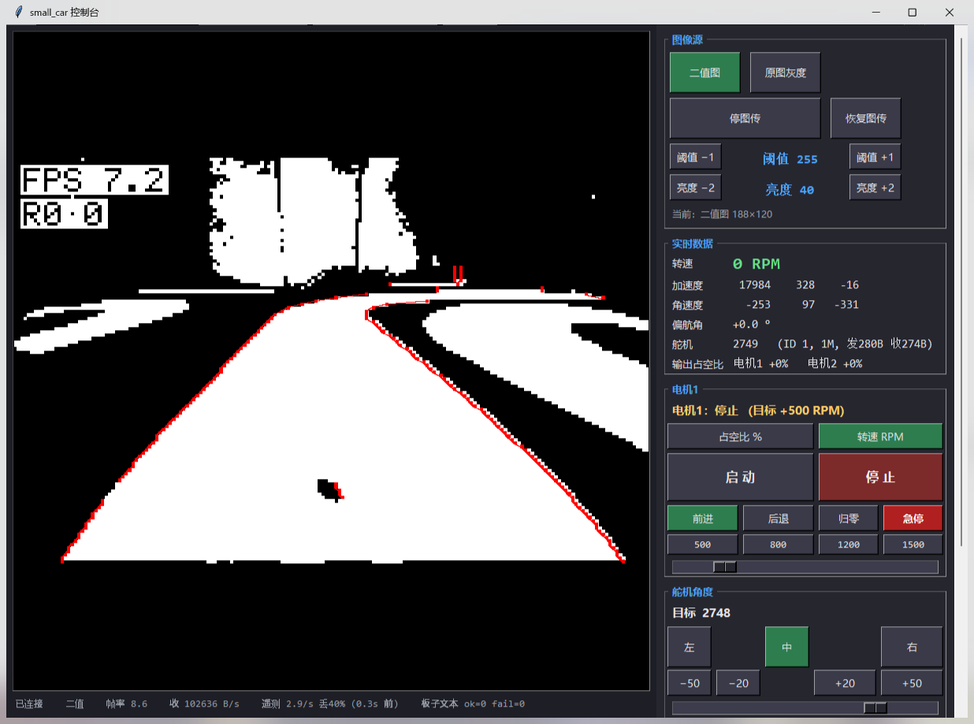
#> input picture tools/ui_new.png, 974 x 724 px, shrunk from 1236 x 919 before the run, found by its file name
$ python edge_check2.py
#> lines starting #> are read from the running program, lines starting #| are printed output that depends on the picture; after the words box and inside, x2 and y2 are one past the last pixel; in counts of white or black regions, pixels touching at a corner belong together
import sys
import numpy as np
from PIL import Image

p = sys.argv[1] if len(sys.argv) > 1 else r'C:\Users\SHUIGUI\Documents\small_car\tools\ui_new.png'
im = Image.open(p).convert('RGB')
a = np.asarray(im).astype(np.int16)
H, W, _ = a.shape
#> H = 724; W = 974

R, G, B = a[:, :, 0], a[:, :, 1], a[:, :, 2]
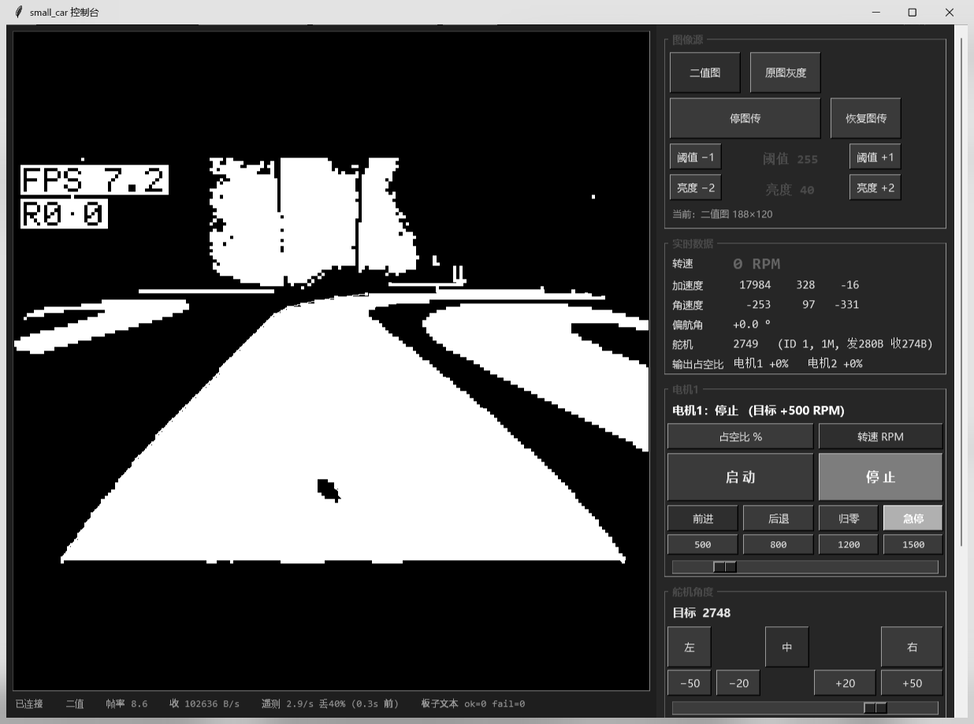
#> R: shape (724, 974) int16; min 0, max 255, mean 82.3
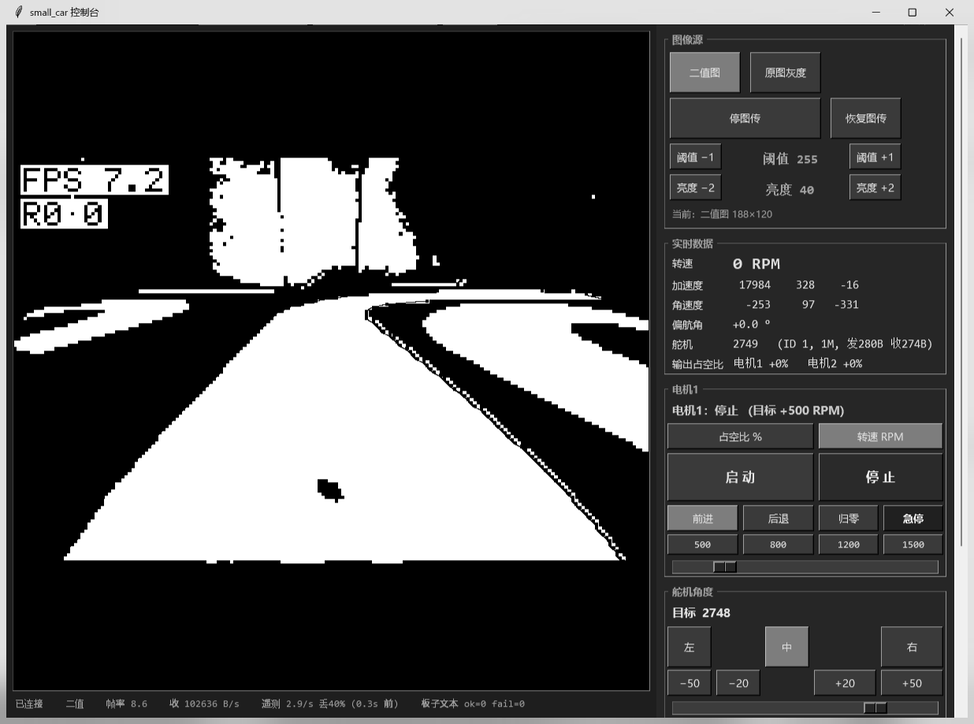
#> G: shape (724, 974) int16; min 0, max 255, mean 81.6
pureblack = (R == 0) & (G == 0) & (B == 0)
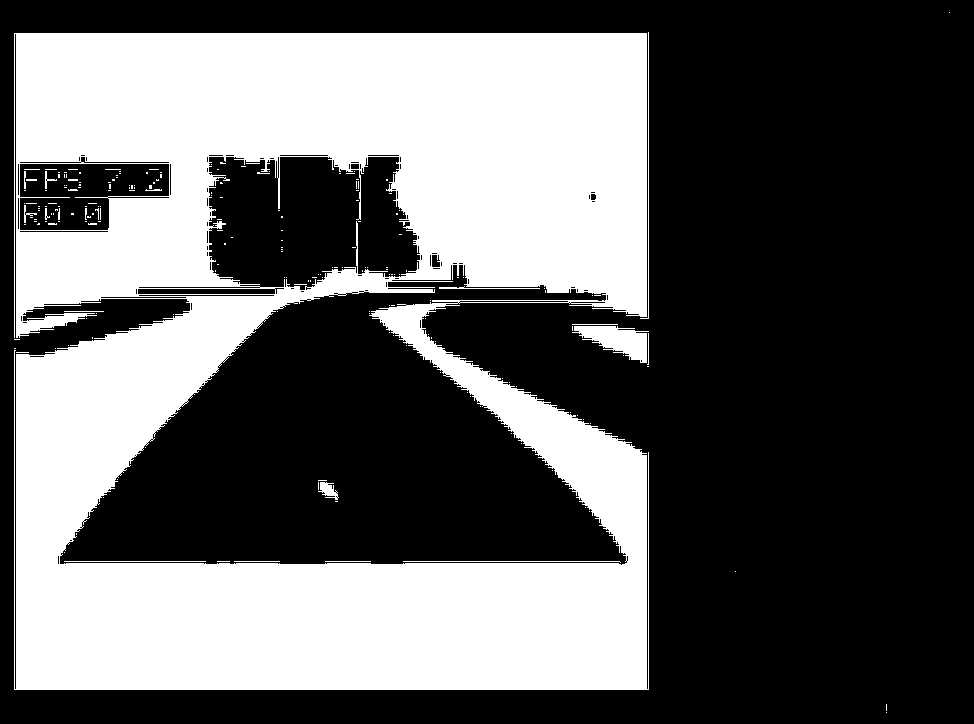
#> pureblack: shape (724, 974) bool; 37.9% white; 214 white regions (193 under 20 px), largest, box (x1, y1, x2, y2) and area: (14, 33, 649, 690) 263761, (572, 326, 649, 363) 1538, (640, 32, 649, 319) 295
purewhite = (R == 255) & (G == 255) & (B == 255)
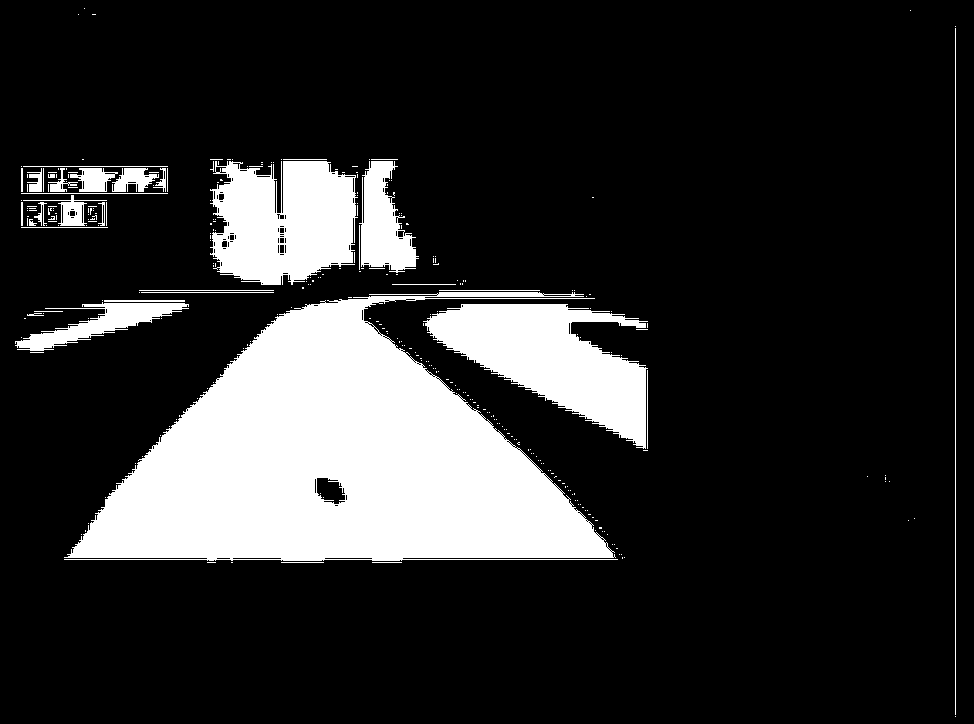
#> purewhite: shape (724, 974) bool; 17.9% white; 316 white regions (279 under 20 px), largest, box (x1, y1, x2, y2) and area: (64, 292, 618, 561) 83145, (423, 304, 648, 449) 16329, (210, 161, 358, 285) 14231
content = pureblack | purewhite
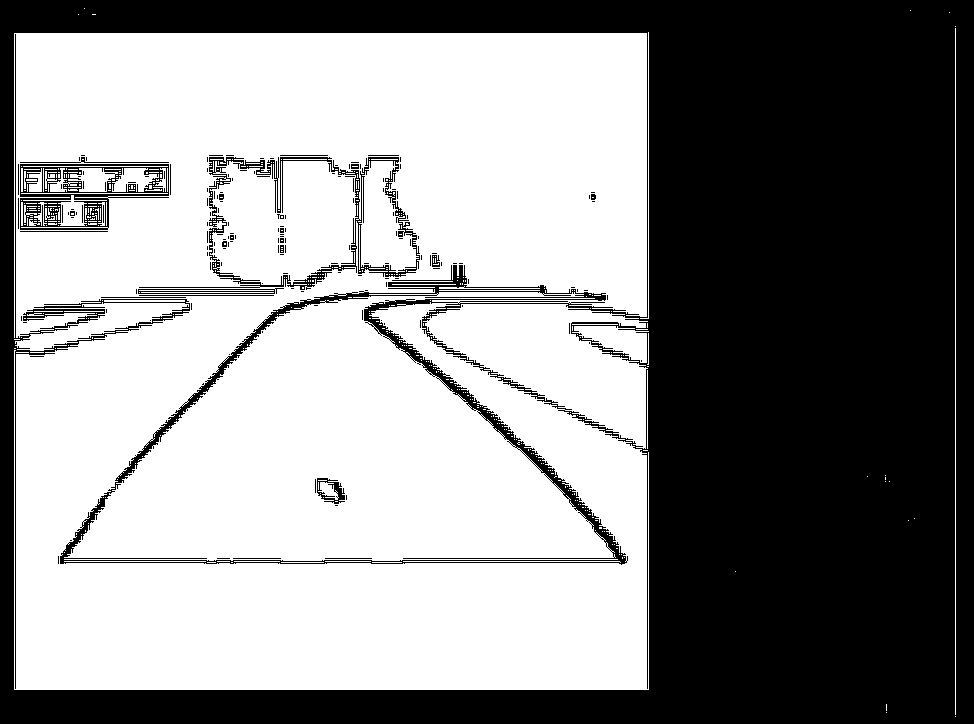
#> content: shape (724, 974) bool; 55.8% white; 166 black regions (144 under 20 px), largest, box (x1, y1, x2, y2) and area: (0, 0, 974, 724) 301786, (139, 157, 420, 290) 3692, (20, 164, 169, 230) 3538

best = None
for y in range(H):
    xs = np.where(content[y])[0]
    if len(xs) < 100:
        continue
    x0_, x1_ = int(xs.min()), int(xs.max())
    span = x1_ - x0_
    if best is None or span > best[0]:
        best = (span, x0_, x1_, y)
#> this loop made 724 passes
#> best on pass 34: (941, 14, 955, 33)
#> xs on passes 9, 11, 13, 15, 27, 29: [84], [910], [949], [78, 92, 93, 94, 95], [955], [955]
span, x0, x1, ytop = best
#> x0 = 14; x1 = 955; ytop = 33

colslice = content[:, x0:x1 + 1]
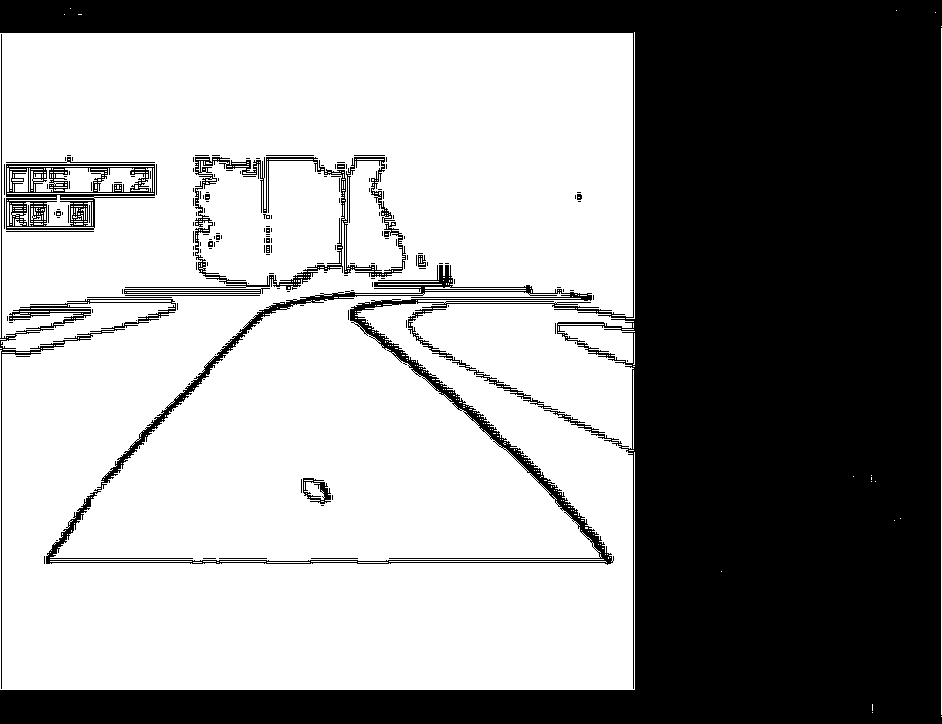
#> colslice: shape (724, 942) bool; 57.7% white; 167 black regions (144 under 20 px), largest, box (x1, y1, x2, y2) and area: (0, 0, 942, 724) 276214, (125, 157, 406, 290) 3692, (6, 164, 155, 230) 3538
rowcov = colslice.mean(axis=1)
#> rowcov = 724 values, max 0.675 at index 689, min 0 at index 0, mean 0.577
ys = np.where(rowcov > 0.5)[0]
#> ys = 632 values from 33 to 689
y0, y1 = int(ys.min()), int(ys.max())
#> y0 = 33; y1 = 689

CW, CH = 188, 120
sx = (x1 - x0 + 1) / CW
#> sx = 5.01
sy = (y1 - y0 + 1) / CH
#> sy = 5.47
print('image area x %d..%d y %d..%d  (%.2f px/col, %.2f px/row)' % (x0, x1, y0, y1, sx, sy))
#| image area x 14..955 y 33..689  (5.01 px/col, 5.47 px/row)

def row_runs(ya, yb):
    row = a[ya:yb, x0:x1 + 1]
    ww = (row[:, :, 0] > 200).mean(axis=0) > 0.5
    out, s = [], None
    for i, v in enumerate(ww):
        if v and s is None:
            s = i
        elif (not v) and s is not None:
            out.append((s / sx, (i - 1) / sx))
            s = None
    if s is not None:
        out.append((s / sx, (len(ww) - 1) / sx))
    return [(round(x, 1), round(y, 1)) for x, y in out if (y - x) > 3]

print('')
print('row   red_L   red_R   white_runs')
ok = tot = 0
for r in range(0, CH, 6):
    ya = int(y0 + r * sy)
    yb = max(ya + 1, int(y0 + (r + 1) * sy))
    row = a[ya:yb, x0:x1 + 1]
    rr = (row[:, :, 0] > 140) & (row[:, :, 1] < 110) & (row[:, :, 2] < 110)
    cols = np.where(rr.mean(axis=0) > 0.05)[0]
    if len(cols):
        rl, rR = round(cols.min() / sx, 1), round(cols.max() / sx, 1)
    else:
        rl = rR = None
    runs = row_runs(ya, yb)
    print('%3d  %6s  %6s  %s' % (r, rl, rR, runs[:4]))
    if runs and rl is not None:
        tot += 1
        if (runs[0][0] - 6) <= rl and rR <= (runs[-1][1] + 6):
            ok += 1
#> this loop made 20 passes
#> (ya, yb, cols, rl, rR, runs) on passes 8, 17: (262, 268, [439, 440, 441, 445, 446, 447, 448], 87.6, 89.4, [(41.1, 63.3), (70.8, 74), (74.6, 80)]), (558, 564, [47, 48, 49, 604, 605, 606, 607, 608, 609, 610], 9.4, 121.7, [(53.3, 61.7), (71.4, 77.2)])
#> (ya, yb, rl, rR, runs) on passes 9 to 14: (295, 301, 59.9, 117.7, [(63.9, 115.2)]), (328, 334, 48.1, 75.2, [(8, 20), (48.5, 73.8), (82.4, 111)]), (361, 366, 41.5, 167.8, [(42.1, 82.6), (91.8, 124.5)]), (394, 399, 35.5, 90.8, [(36.3, 90.6), (104.6, 126.3)]), (427, 432, 28.9, 98, [(29.5, 98.2), (117.9, 126.3)]), (460, 465, 23.5, 105, [(23.5, 105.6)])
#|   0    None    None  []
#|   6   150.3   150.3  []
#|  12    None    None  []
#|  18    None    None  []
#|  24    None    None  [(1.4, 30.5), (39.7, 44.9), (46.5, 49.7), (53.3, 63.1)]
#|  30    None    None  [(1.4, 18.6), (39.1, 52.3), (53.3, 67.9), (69.5, 75.2)]
#|  36    None    None  [(39.1, 67.9), (68.9, 76.4)]
#|  42    87.6    89.4  [(41.1, 63.3), (70.8, 74.0), (74.6, 80.0)]
#> (further printed lines are left out)
#> after the loop, ok = 6; tot = 10

if tot:
    print('')
    print('red line inside track run: %d/%d' % (ok, tot))
#| red line inside track run: 6/10
